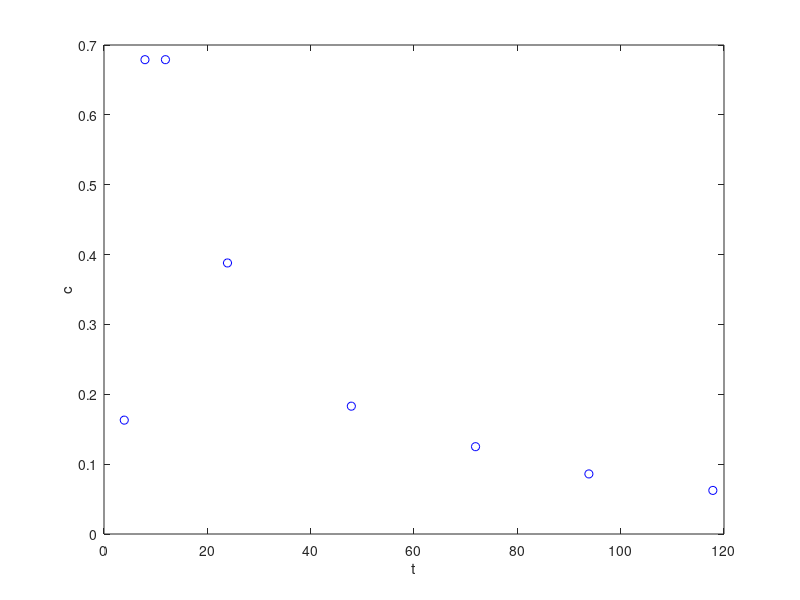

Source code (MATLAB): (Note: this script raises an error after producing the figure.)
clear all
close all
clc

%% Data and plot
t = [3.92 7.93 11.89 23.90 47.87 71.91 93.85 117.84];
c = [0.163 0.679 0.679 0.388 0.183 0.125 0.086 0.0624];
figure();
plot(t, c, 'bo');
xlabel('t');
ylabel('c');


%% Model and optimization problem
model = @(b, t)  b(1)*exp(-b(4)*t) + b(2)*exp(-b(5)*t) + b(3)*exp(-b(6)*t);
options = optimoptions('lsqcurvefit', 'OutputFcn', ...
                       @curvefittingcurvefittingpoltIterates, 'Display', 'none');
problem = createOptimProblem('lsqcurvefit', 'objective', model, ...
                             'xdata', t, 'ydata', c, 'x0', ones(1, 6), ...
                             'lb', [-10 -10 -10 0 0 0], ...
                             'ub', [10 10 10 0.5 0.5 0.5], ...
                             'options', options);
                         
b = lsqcurvefit(problem);


%% Multistart
ms = MultiStart;
ms.Display = 'iter';
tic;
rng default;
[b, fval, exitflag, output, solutions] = run(ms, problem, 50);
serialTime = toc;
curvefittingpoltIterates(solutions)


%% Parallel Computing
ms.useParallel = true;
gcp;
tic;
rng default;
run(ms, problem, 50);
parallelTime = toc;
speedUp = serialTime / parallelTime;

